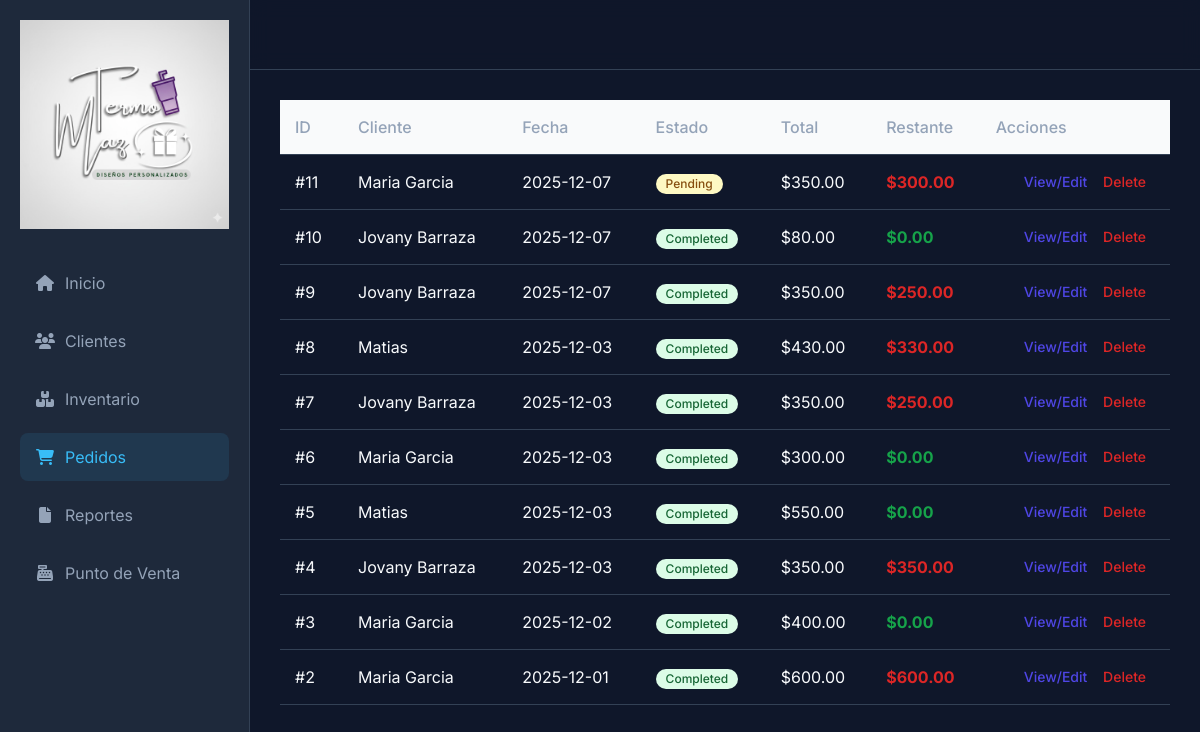
The page /orders on the database as committed earlier.
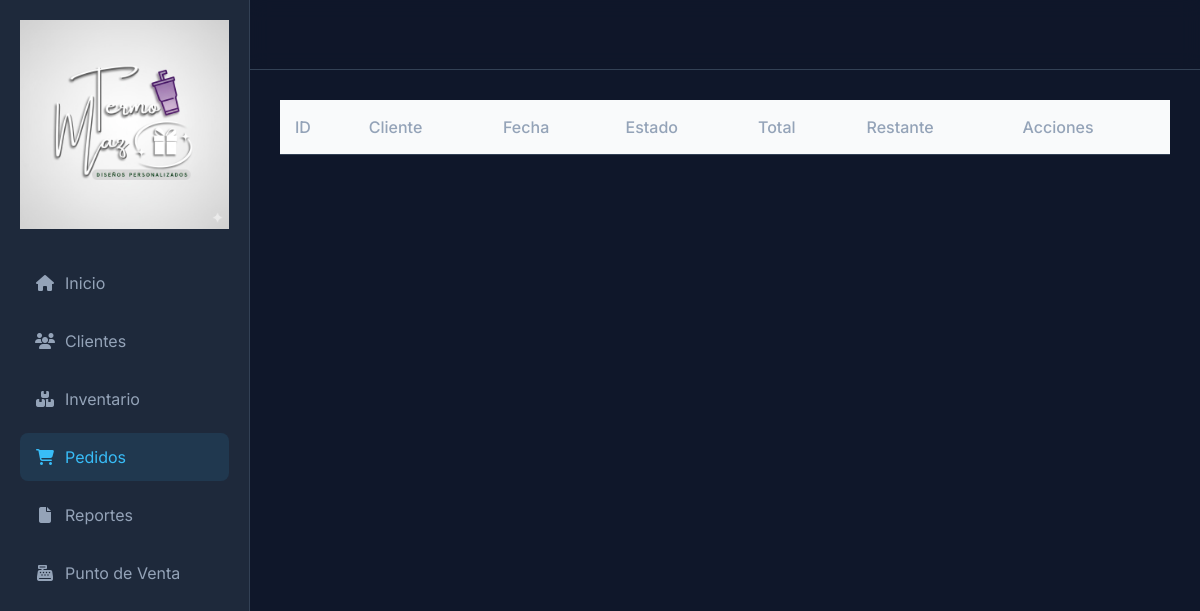
The same page on the database as committed later.
### models.py (models this page shows)
class Order(db.Model):
    id = db.Column(db.Integer, primary_key=True)
    client_id = db.Column(db.Integer, db.ForeignKey('client.id'), nullable=False)
    client = db.relationship('Client', backref=db.backref('orders', lazy=True))
    date = db.Column(db.DateTime, default=datetime.utcnow)
    status = db.Column(db.String(20), default='Pending') # Pending, Completed, Cancelled
    total = db.Column(db.Float, default=0.0)
    paid_amount = db.Column(db.Float, default=0.0)
    payment_status = db.Column(db.String(20), default='Pending') # Pending, Partial, Paid
    shipping_address = db.Column(db.String(200))
    items = db.relationship('OrderItem', backref='order', lazy=True, cascade="all, delete-orphan")

class Client(db.Model):
    id = db.Column(db.Integer, primary_key=True)
    name = db.Column(db.String(100), nullable=False)
    phone = db.Column(db.String(20))
    email = db.Column(db.String(100))
    address = db.Column(db.String(200))
    created_at = db.Column(db.DateTime, default=datetime.utcnow)

### app.py (the view)
@app.route('/orders')
def orders():
    all_orders = Order.query.order_by(Order.date.desc()).all()
    all_clients = Client.query.all() # Para el modal de creación
    return render_template('orders.html', orders=all_orders, clients=all_clients)

### templates/orders.html (shortened to what this page needs)
{% extends 'base.html' %}
{% block content %}
<table class="min-w-full divide-y divide-gray-300">
    <thead class="bg-gray-50">
        <tr>
            <th>ID</th>
            <th>Cliente</th>
            <th>Fecha</th>
            <th>Estado</th>
            <th>Total</th>
            <th>Restante</th>
            <th>Acciones</th>
        </tr>
    </thead>
    <tbody>
        {% for order in orders %}
        <tr>
            <td>#{{ order.id }}</td>
            <td>{{ order.client.name }}</td>
            <td>{{ order.date.strftime('%Y-%m-%d') }}</td>
            <td>
                <span class="inline-flex items-center px-2.5 py-0.5 rounded-full text-xs font-medium
                    {% if order.status == 'Completed' %} bg-green-100 text-green-800
                    {% elif order.status == 'Cancelled' %} bg-red-100 text-red-800
                    {% else %} bg-yellow-100 text-yellow-800 {% endif %}">
                    {{ order.status }}
                </span>
            </td>
            <td>${{ "%.2f"|format(order.total) }}</td>
            <td
                class="font-bold {{ 'text-green-600' if (order.total - (order.paid_amount or 0)) <= 0.01 else 'text-red-600' }}">
                ${{ "%.2f"|format(order.total - (order.paid_amount or 0)) }}
            </td>
            <td class="px-6 py-4 whitespace-nowrap text-right text-sm font-medium">
                <a href="{{ url_for('order_details', id=order.id) }}"
                    class="text-indigo-600 hover:text-indigo-900 mr-3">View/Edit</a>
                <a href="{{ url_for('delete_order', id=order.id) }}" class="text-red-600 hover:text-red-900"
                    onclick="return confirm('Are you sure?')">Delete</a>
            </td>
        </tr>
        {% endfor %}
    </tbody>
</table>
</div>
</div>
{% endblock %}

Rows that differ between the two databases and show on the page:
removed Order: id "11", client.name "Maria Garcia", date "2025-12-07", status "Pending", total "350.00", order.total-(order.paid_amountor0) "300.00"
removed Order: id "10", client.name "Jovany Barraza", date "2025-12-07", status "Completed", total "80.00", order.total-(order.paid_amountor0) "0.00"
removed Order: id "9", client.name "Jovany Barraza", date "2025-12-07", status "Completed", total "350.00", order.total-(order.paid_amountor0) "250.00"
removed Order: id "8", client.name "Matias", date "2025-12-03", status "Completed", total "430.00", order.total-(order.paid_amountor0) "330.00"
removed Order: id "7", client.name "Jovany Barraza", date "2025-12-03", status "Completed", total "350.00", order.total-(order.paid_amountor0) "250.00"
removed Order: id "6", client.name "Maria Garcia", date "2025-12-03", status "Completed", total "300.00", order.total-(order.paid_amountor0) "0.00"
removed Order: id "5", client.name "Matias", date "2025-12-03", status "Completed", total "550.00", order.total-(order.paid_amountor0) "0.00"
removed Order: id "4", client.name "Jovany Barraza", date "2025-12-03", status "Completed", total "350.00", order.total-(order.paid_amountor0) "350.00"
removed Order: id "3", client.name "Maria Garcia", date "2025-12-02", status "Completed", total "400.00", order.total-(order.paid_amountor0) "0.00"
removed Order: id "2", client.name "Maria Garcia", date "2025-12-01", status "Completed", total "600.00", order.total-(order.paid_amountor0) "600.00"
